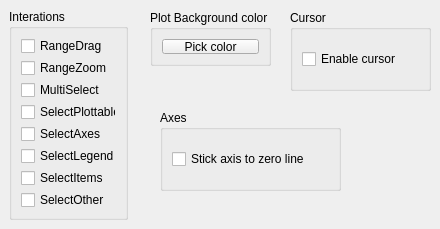
                    <widget class="QWidget" name="tab_3">
                        <attribute name="title">
                            <string>General</string>
                        </attribute>
                        <widget class="QGroupBox" name="groupBox_5">
                            <property name="geometry">
                                <rect>
                                    <x>9</x>
                                    <y>9</y>
                                    <width>119</width>
                                    <height>211</height>
                                </rect>
                            </property>
                            <property name="title">
                                <string>Interations</string>
                            </property>
                            <layout class="QVBoxLayout" name="verticalLayout">
                                <item>
                                    <widget class="QCheckBox" name="checkBox_RangeDrag">
                                        <property name="text">
                                            <string>RangeDrag</string>
                                        </property>
                                    </widget>
                                </item>
                                <item>
                                    <widget class="QCheckBox" name="checkBox_RangeZoom">
                                        <property name="text">
                                            <string>RangeZoom</string>
                                        </property>
                                        <property name="checked">
                                            <bool>false</bool>
                                        </property>
                                    </widget>
                                </item>
                                <item>
                                    <widget class="QCheckBox" name="checkBox_MultiSelect">
                                        <property name="text">
                                            <string>MultiSelect</string>
                                        </property>
                                    </widget>
                                </item>
                                <item>
                                    <widget class="QCheckBox" name="checkBox_SelectPlottables">
                                        <property name="text">
                                            <string>SelectPlottables</string>
                                        </property>
                                    </widget>
                                </item>
                                <item>
                                    <widget class="QCheckBox" name="checkBox_SelectAxes">
                                        <property name="text">
                                            <string>SelectAxes</string>
                                        </property>
                                    </widget>
                                </item>
                                <item>
                                    <widget class="QCheckBox" name="checkBox_SelectLegend">
                                        <property name="text">
                                            <string>SelectLegend</string>
                                        </property>
                                    </widget>
                                </item>
                                <item>
                                    <widget class="QCheckBox" name="checkBox_SelectItems">
                                        <property name="text">
                                            <string>SelectItems</string>
                                        </property>
                                    </widget>
                                </item>
                                <item>
                                    <widget class="QCheckBox" name="checkBox_SelectOther">
                                        <property name="text">
                                            <string>SelectOther</string>
                                        </property>
                                    </widget>
                                </item>
                            </layout>
                        </widget>
                        <widget class="QGroupBox" name="groupBox_10">
                            <property name="geometry">
                                <rect>
                                    <x>150</x>
                                    <y>10</y>
                                    <width>121</width>
                                    <height>56</height>
                                </rect>
                            </property>
                            <property name="title">
                                <string>Plot Background color</string>
                            </property>
                            <layout class="QGridLayout" name="gridLayout_6">
                                <item row="0" column="0">
                                    <widget class="QPushButton" name="pushButton_setBackgroundColor">
                                        <property name="text">
                                            <string>Pick color</string>
                                        </property>
                                    </widget>
                                </item>
                            </layout>
                        </widget>
                        <widget class="QGroupBox" name="groupBox_11">
                            <property name="geometry">
                                <rect>
                                    <x>290</x>
                                    <y>10</y>
                                    <width>141</width>
                                    <height>81</height>
                                </rect>
                            </property>
                            <property name="title">
                                <string>Cursor</string>
                            </property>
                            <layout class="QGridLayout" name="gridLayout_9">
                                <item row="0" column="0">
                                    <widget class="QCheckBox" name="checkBox_enableCursor">
                                        <property name="text">
                                            <string>Enable cursor</string>
                                        </property>
                                    </widget>
                                </item>
                            </layout>
                        </widget>
                        <widget class="QGroupBox" name="groupBox_12">
                            <property name="geometry">
                                <rect>
                                    <x>160</x>
                                    <y>110</y>
                                    <width>181</width>
                                    <height>81</height>
                                </rect>
                            </property>
                            <property name="title">
                                <string>Axes</string>
                            </property>
                            <layout class="QGridLayout" name="gridLayout_10">
                                <item row="0" column="0">
                                    <widget class="QCheckBox" name="checkBox_stickAxisToZeroLines">
                                        <property name="text">
                                            <string>Stick axis to zero line</string>
                                        </property>
                                    </widget>
                                </item>
                            </layout>
                        </widget>
                    </widget>
